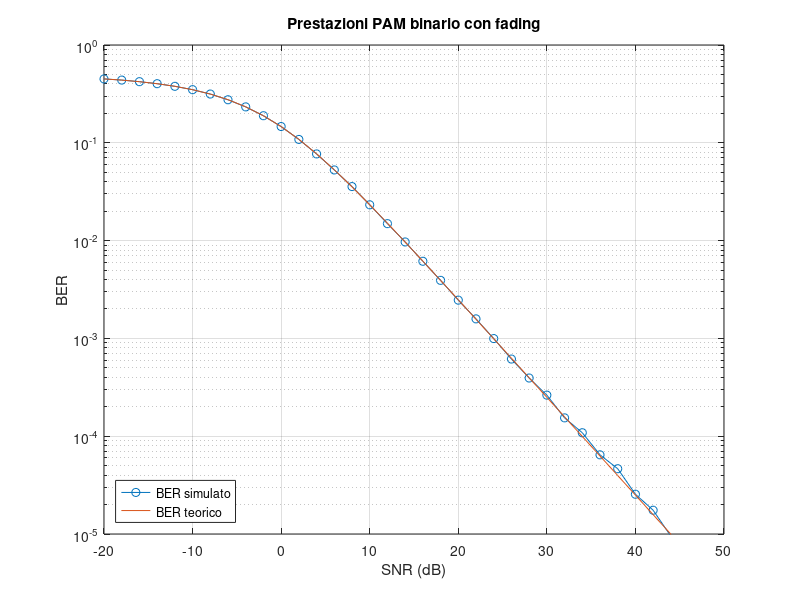

Here is the MATLAB script that generated this plot:
clear all; close all; clc;

%% DATI 
N_bit = 2e6;
SNR_dB = -20:2:50; % Vettore degli SNR in dB

BER_simulato = zeros(size(SNR_dB));
BER_teorico = zeros(size(SNR_dB));

%% Sorgente
% rng(1); % seed fisso per generare sempre la stessa sequenza
bit_sequenza = randi([0 1], 1,N_bit);

%% PAM Binario

simboli = 2 * bit_sequenza - 1; % Mappatura antipodale

%% SWEEP SULL'SNR
for i = 1:length(SNR_dB)
    
    SNR = 10^(SNR_dB(i) / 10); % Conversione da dB a scala lineare per ogni valore di SNR_dB
  
    % Fading: energia di simbolo aleatoria esponenziale (media 1)
    E = exprnd(1, [1, N_bit]);
    a = sqrt(E);                     

    sigma = sqrt(1 / (2*SNR)); % Deviazione standard del rumore

    rumore = sigma .* randn(1, N_bit);

    % Segnale ricevuto
    ricevuti = a .* simboli + rumore;

    % Decisore a minima distanza
    % d0 = abs(ricevuti - (-a));     % distanza da -a
    % d1 = abs(ricevuti - (+a));     % distanza da a
    % bit_ricevuti = d1 < d0;
    bit_ricevuti = ricevuti > 0; % decisore ottimizzato

    % Prestazioni
    errori = sum(bit_sequenza ~= bit_ricevuti);
    BER_simulato(i) = errori / N_bit;
    BER_teorico(i) = 0.5 * (1 - sqrt(SNR / (1 + SNR)));

    % OUTPUT A VIDEO
    fprintf("\n====== SNR_dB: %d ======\n", SNR_dB(i)); 
    fprintf("Numero di bit : %d\n", N_bit);
    fprintf("SNR_dB : %d\n", SNR_dB(i));
    fprintf("SNR Lineare : %g\n", SNR);
    fprintf("Numero di errori : %d su %d bit\n", errori, N_bit); 
    fprintf("v.a. Esponenziale (Energia di simbolo) : %g\n", mean(E)); 
    fprintf("BER Simulato : %g\n", BER_simulato(i)); 
    fprintf("BER Teorico : %g\n", BER_teorico(i));
end

%% Grafico
figure;
semilogy(SNR_dB, BER_simulato, 'o-', SNR_dB, BER_teorico, '-');
grid on;
xlabel('SNR (dB)');
ylabel('BER');
legend('BER simulato', 'BER teorico', 'Location', 'southwest');
title('Prestazioni PAM binario con fading');
ylim([1e-5 1]);
